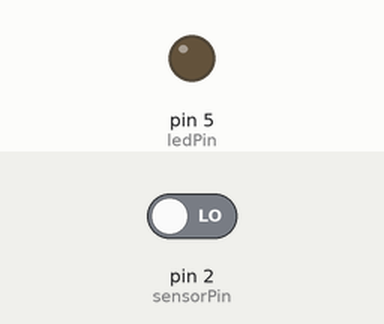
Bench run of a sketch on a simulated Arduino Uno, built with avr-gcc and run on an emulated ATmega328P. Shown: output pins drawn as LEDs (lit = HIGH). Inputs (shaded band) come from the test bench; at power-on: pin 2 (sensorPin) LOW.

Above: at 1.2 s.
1.3 s: pin 2 (sensorPin) driven HIGH
At 1.7 s:
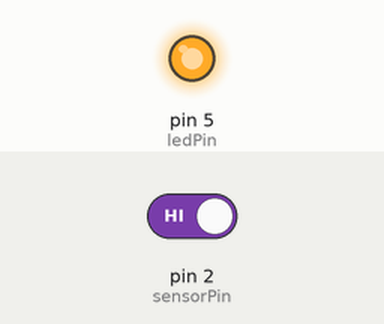
2.8 s: pin 2 (sensorPin) driven LOW
At 4.0 s:
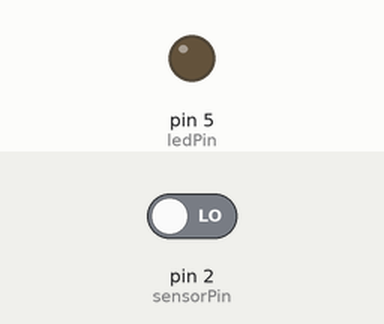
Timing chart, 0 to 5.8 s (numbered marks = the images above; inputs shaded):
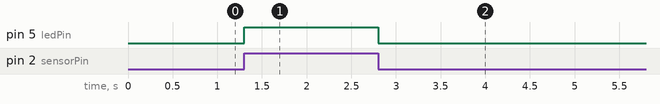

The sketch:

Flame_Sensor.ino
```cpp
// define pins
#define ledPin     5
#define sensorPin  2

int digitalValue;             // variable to store digital readings

void setup()
{
  pinMode(ledPin, OUTPUT);
  pinMode(sensorPin, INPUT);
  Serial.begin(9600);
}
void loop()
{

  digitalValue = digitalRead(sensorPin);         // Read the digital interface
  if(digitalValue == HIGH)                       // if flame is detected
  {
    digitalWrite(ledPin, HIGH);                   // turn ON the LED
  }
  else
  {
    digitalWrite(ledPin, LOW);                    // turn OFF the LED
  }
  delay(100);
}
```

Measured:
- after the input at 1.3 s, pin 5 (ledPin): LOW → HIGH at once
- after the input at 2.8 s, pin 5 (ledPin): HIGH → LOW at once
